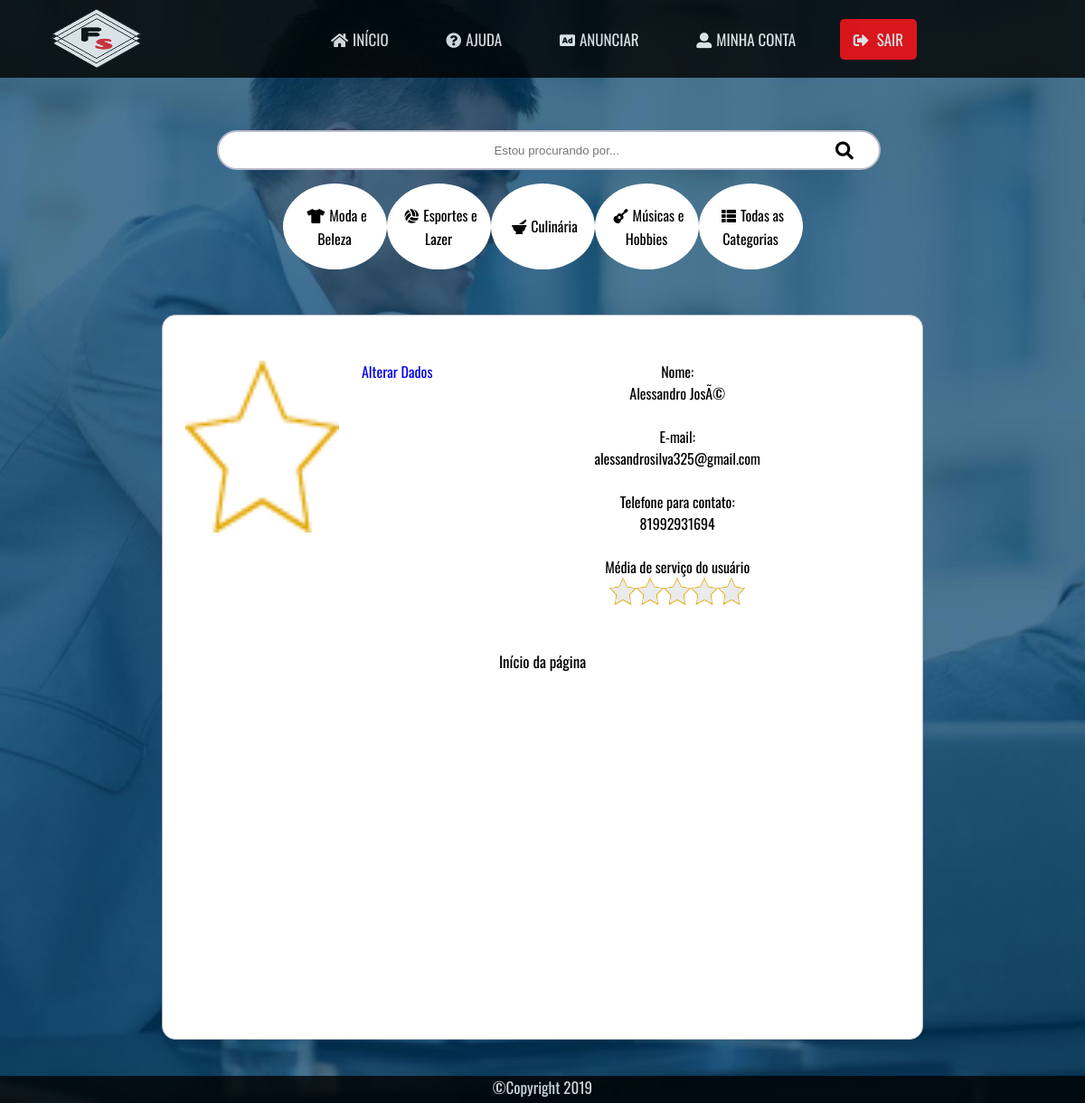
Before: /php/perfil.php (signed in) with the older database file.
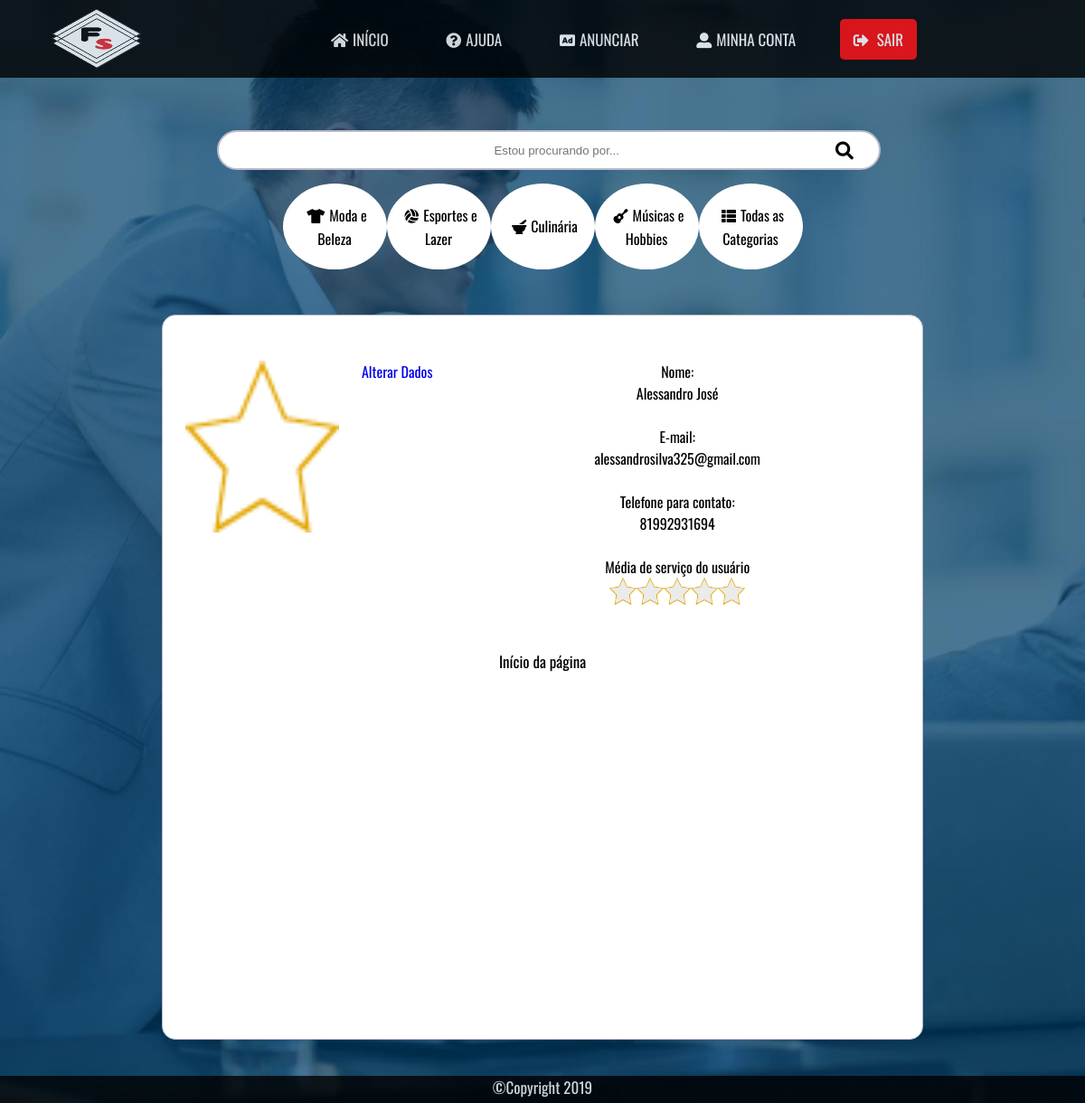
After: the same page with the newer database file.
### tables this page shows
CREATE TABLE `USUARIOS` (
  `USER_ID` int(11) NOT NULL AUTO_INCREMENT,
  `USER_NOME` varchar(40) NOT NULL,
  `USER_USUARIO` varchar(40) NOT NULL,
  `USER_SENHA` varchar(40) NOT NULL,
  `USER_EMAIL` varchar(40) DEFAULT NULL,
  `USER_TELEFONE` varchar(40) DEFAULT NULL,
  `USER_IMAGEM` varchar(50) DEFAULT NULL,
  PRIMARY KEY (`USER_ID`)
);

### php/functions.php (called while the page is built, shortened)
<?php
$conn = new PDO("mysql: host=localhost;dbname=FASTSERVICE", 'root', 'ifpe');
function conexao(){
	global $conn;
	return $conn;
}
function pdoExec($prepare, $execute){
	$stmt = conexao()->prepare($prepare);
	$stmt -> execute($execute);
	return $stmt;
}

### php/perfil.php (the view, shortened to what this page needs)
<?php
include("functions.php");
?>
<!DOCTYPE html>
<html lang="pt-br">
<head>
    <link rel="stylesheet" href="../css/style.css">
    <link rel="stylesheet" href="https://use.fontawesome.com/releases/v5.8.1/css/all.css">
</head>
<body>
        <div>
            <nav>
                <a href="../index.php"><img src="../img/3.png"></a>
                <ul>
                    <li><a href="/"><i class="fas fa-home"></i>Início</a></li>
                    <li><a href="ajuda.php"><i class="fas fa-question-circle"></i>Ajuda</a></li>
                    <li><a href="servico.php"><i class="fas fa-ad"></i>Anunciar</a></li>
                    <li><a href="#account" rel="account"><i class="fas fa-user-alt"></i>Minha conta</a></li>
                    <li><a href="logout.php" class="btn-login"><i class="fas fa-sign-out-alt"></i> Sair</a></li>
                </ul>
            </nav>
            <br>
    <center>
            <div class="busca">
                <form action="search.php" method="GET">
                    <input type="text" placeholder="  Estou procurando por..." required>
                    <button type="submit"><i class="fas fa-search" ></i></button>
                </form>
                    <ul class="icons-busca">
                        <li class="icons"> <a href=search.php?search=<?=md5(4);?> > <i class="fas fa-tshirt"></i>Moda e Beleza </a></li>
                        <li class="icons"> <a href=search.php?search=<?=md5(7);?> > <i class="fas fa-volleyball-ball"></i>Esportes e Lazer </a></li>
                        <li class="icons"> <a href=search.php?search=<?=md5(8);?> > <i class="fas fa-mortar-pestle"></i>Culinária </a></li>
                        <li class="icons"> <a href=search.php?search=<?=md5(10);?> ><i class="fas fa-guitar"></i>Músicas e Hobbies </a></li>
                        <li class="icons"> <a href=search.php?search=todos><i class="fas fa-th-list"></i>Todas as Categorias </a></li>
                    </ul>
            </div>
            <div class="profile">
                <center>
                    <div class="info">
                        <?php
                        $id = $_SESSION['userId'];
                        $stmt = pdoExec("SELECT * FROM USUARIOS WHERE md5(USER_ID)=?", [md5($id)]);
                        $dados = $stmt -> fetchAll();
                        foreach ($dados as $value) : ?>
                            <img src="<?=$value['USER_IMAGEM'];?>">
                            <a href="alterar_dados.php">Alterar Dados</a>
                            <div>
                                <label>Nome: </label><br>
                                <p><?=$value['USER_NOME'];?></p><br>
                                <label>E-mail: </label><br>
                                <p><?=$value['USER_EMAIL'];?></p><br>
                                <label>Telefone para contato: </label><br>
                                <p><?=$value['USER_TELEFONE'];?></p><br>
                                <label>Média de serviço do usuário</label>
                        <?php endforeach; ?>
                                <br><div class="barra" style="width: 150px;">
                                    <span class="stars">
                                        <?php for($i=1; $i<=5; $i++):?>
                                            <span class="estrela" >
                                            <span class="starAbsolute"></span>
                                        </span>
                                        <?php
                                            endfor;?>
                                    </span>
                                </div>
                            </div>
                    </div>
                    <div class="adverts">
                    </div>
                    <p class="topo"><a href="#" class="top">Início da página</a></p><br>
            </div>
                </center>
	<footer class="rodape">©Copyright 2019</footer>
</body>
</html>

### css/style.css (style rules this page uses)
* { margin: 0; padding: 0; }
body { padding: 0; margin: 0; width: 100%; font-family: Oswald; background: url("../img/8.jpg"); background-repeat: no-repeat; background-size: cover; background-position: relative; }
nav { padding: 0; margin-top: 0; width: 100%; height: 86px; opacity: 0.8; position: absolute; box-sizing: border-box; transition: .3s; z-index: 500; text-align: center; background: black; }
nav ul { text-align: center; }
nav ul li { margin-top: 16px; list-style: none; display: inline-block; font-size: 17px; padding: 15px; float: center; }
nav ul li a { color: white; padding: 10px 15px; text-decoration: none; cursor: pointer; text-transform: uppercase; transition: .3s; }
li a i { padding-right: 5px; }
nav img { margin-left: 45px; float: left; width: 120px; height: 70px; margin-top: 8px; border-radius: 5px; cursor: pointer; }
.rodape { width: 100%; height: 30px; z-index: 100; bottom: 0; background-color: black; opacity: 0.8; color: white; position: relative; text-align: center; font-size: 17px; }
.btn-login { background-color: red; border-radius: 5px; color: white; }
input { padding-left: 10px; }
div.busca { position: relative; margin-top: 120px; width: 60%; }
div.busca button { position: absolute; right: 0; top: 8px; padding: 4px 16px; font-size: 20px; background: none; border: none; outline: none; }
div.busca form input { width: 100%; height: 40px; border-radius: 25px; border: solid 2px #babaca; text-align: center; outline: none; overflow: hidden; }
a { text-decoration: none; }
div.busca .icons-busca { list-style: none; display: flex; margin-top: 15px; justify-content: center; }
.icons-busca li { padding: 5px; }
.icons-busca li a { text-decoration: none; color: black; cursor: pointer; }
.icons-busca a i { padding: 5px; }
.icons { background-color: white; border-radius: 50%; display: flex; flex-direction: column; align-items: center; justify-content: center; width: 105px; height: 85px; padding: 15px; }
div.profile { margin-top: 50px; width: 70%; background: white; border-radius: 15px; min-height: 100vh; margin-bottom: 40px; border: solid 1px #babaca; }
.profile img { width: 170px; height: 190px; margin: 0 25px; }
.barra { width:150px; height:30px; background: #ebebeb; position:relative; margin: auto; }
.stars { position:absolute; left:0; top:0; width:100%; }
.starAbsolute { position:absolute; top:0; left:0; width:100%; height:100%; background:url(../img/starpng.png) top left no-repeat; background-size:cover; }
.estrela { float:left; width:30px; height:30px; text-align:center; position:relative; overflow: hidden; }
div.profile div.info { display: flex; margin-top: 50px; }
div.info div { margin: 0 auto; border-radius: 5px; width: 50%; }
div.profile div.adverts { display: flex; margin-top: 20px; padding: 15px; }
p.topo a.top { margin-bottom: 20px; }
a.top { color: black; font-size: 17px; }

Changed rows visible on the page:
changed usuarios "alessandrosilva325@gmail.com": USER_NOME "Alessandro JosÃ©" → "Alessandro José"
